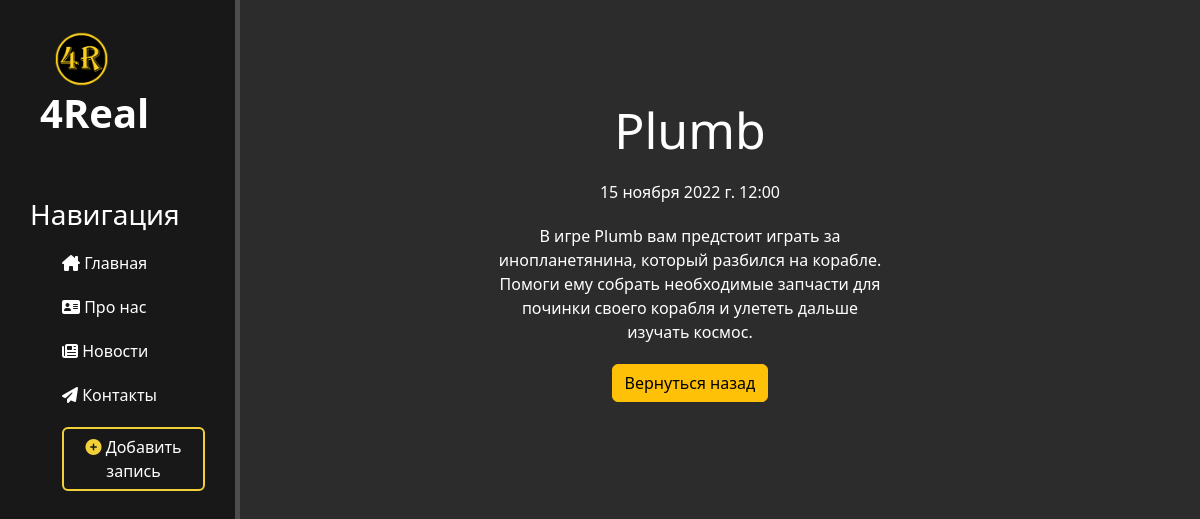
The app's page /info/5 with its own data.
### info/models.py (models this page shows, shortened)
class Articles(models.Model):
    title = models.CharField('Название', max_length=50)
    anons = models.CharField('Анонс', max_length=250)
    full_text = models.TextField('Статья')
    date = models.DateTimeField('Дата публикации')
    class Meta:
        verbose_name = 'Новость'
        verbose_name_plural = 'Новости'

### info/views.py (the view)
# urls.py: path('<int:pk>', NewsDetailView.as_view(), name ="info-detail")]
class NewsDetailView(DetailView):
    model = Articles
    template_name = 'info/details_view.html'
    context_object_name = 'article'

### info/templates/info/details_view.html (shortened to what this page needs)
{% extends 'News/layout.html' %}
{% block content %}
    <div class="features">
        <h1>{{ article.title }}</h1>
        <p>{{ article.date }}</p>
        <p>{{ article.full_text }}</p>
        <a href="{% url 'info_home' %}" class="btn btn-warning">Вернуться назад</a>
    </div>
{%endblock%}

### News/static/News/css/main.css (style rules this page uses)
body { background: #2c2c2c; }
main .features { float: left; color: #fff; margin-top: 100px; text-align: center; width: 75%; }
main .features h1 { font-size: 50px; }
main .features p { max-width: 400px; margin: 20px auto; }
a { color: #ed5959; }

### records on screen
Articles: title "Plumb", date "15 ноября 2022 г. 12:00", full_text "В игре Plumb вам предстоит играть за инопланетянина, который разбился на корабле. Помоги ему собрать необходимые запчасти для починки своего корабля и улететь дальше изучать космос."
